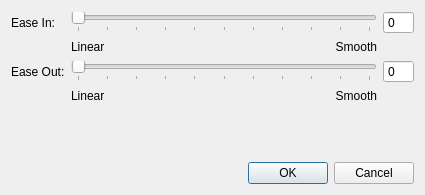
<?xml version="1.0" encoding="UTF-8"?>
<ui version="4.0">
 <class>InterpolationDlg</class>
 <widget class="QDialog" name="InterpolationDlg">
  <property name="geometry">
   <rect>
    <x>0</x>
    <y>0</y>
    <width>425</width>
    <height>195</height>
   </rect>
  </property>
  <property name="windowTitle">
   <string>Set Keyframe Interpolation</string>
  </property>
  <layout class="QVBoxLayout" name="verticalLayout">
   <item>
    <layout class="QGridLayout" name="gridLayout">
     <item row="2" column="1" colspan="2">
      <widget class="QSlider" name="easeOutSlider">
       <property name="sizePolicy">
        <sizepolicy hsizetype="Expanding" vsizetype="Fixed">
         <horstretch>0</horstretch>
         <verstretch>0</verstretch>
        </sizepolicy>
       </property>
       <property name="maximum">
        <number>100</number>
       </property>
       <property name="orientation">
        <enum>Qt::Horizontal</enum>
       </property>
       <property name="tickPosition">
        <enum>QSlider::TicksBelow</enum>
       </property>
       <property name="tickInterval">
        <number>10</number>
       </property>
      </widget>
     </item>
     <item row="0" column="0">
      <widget class="QLabel" name="label">
       <property name="sizePolicy">
        <sizepolicy hsizetype="Maximum" vsizetype="Preferred">
         <horstretch>0</horstretch>
         <verstretch>0</verstretch>
        </sizepolicy>
       </property>
       <property name="text">
        <string>Ease In:</string>
       </property>
      </widget>
     </item>
     <item row="1" column="2">
      <widget class="QLabel" name="label_4">
       <property name="sizePolicy">
        <sizepolicy hsizetype="Preferred" vsizetype="Maximum">
         <horstretch>0</horstretch>
         <verstretch>0</verstretch>
        </sizepolicy>
       </property>
       <property name="text">
        <string>Smooth</string>
       </property>
       <property name="alignment">
        <set>Qt::AlignRight|Qt::AlignTrailing|Qt::AlignVCenter</set>
       </property>
      </widget>
     </item>
     <item row="0" column="1" colspan="2">
      <widget class="QSlider" name="easeInSlider">
       <property name="sizePolicy">
        <sizepolicy hsizetype="Expanding" vsizetype="Fixed">
         <horstretch>0</horstretch>
         <verstretch>0</verstretch>
        </sizepolicy>
       </property>
       <property name="maximum">
        <number>100</number>
       </property>
       <property name="orientation">
        <enum>Qt::Horizontal</enum>
       </property>
       <property name="tickPosition">
        <enum>QSlider::TicksBelow</enum>
       </property>
       <property name="tickInterval">
        <number>10</number>
       </property>
      </widget>
     </item>
     <item row="1" column="1">
      <widget class="QLabel" name="label_3">
       <property name="sizePolicy">
        <sizepolicy hsizetype="Preferred" vsizetype="Maximum">
         <horstretch>0</horstretch>
         <verstretch>0</verstretch>
        </sizepolicy>
       </property>
       <property name="text">
        <string>Linear</string>
       </property>
      </widget>
     </item>
     <item row="3" column="1">
      <widget class="QLabel" name="label_5">
       <property name="sizePolicy">
        <sizepolicy hsizetype="Preferred" vsizetype="Maximum">
         <horstretch>0</horstretch>
         <verstretch>0</verstretch>
        </sizepolicy>
       </property>
       <property name="text">
        <string>Linear</string>
       </property>
      </widget>
     </item>
     <item row="3" column="2">
      <widget class="QLabel" name="label_6">
       <property name="sizePolicy">
        <sizepolicy hsizetype="Preferred" vsizetype="Maximum">
         <horstretch>0</horstretch>
         <verstretch>0</verstretch>
        </sizepolicy>
       </property>
       <property name="text">
        <string>Smooth</string>
       </property>
       <property name="alignment">
        <set>Qt::AlignRight|Qt::AlignTrailing|Qt::AlignVCenter</set>
       </property>
      </widget>
     </item>
     <item row="2" column="0">
      <widget class="QLabel" name="label_2">
       <property name="sizePolicy">
        <sizepolicy hsizetype="Maximum" vsizetype="Preferred">
         <horstretch>0</horstretch>
         <verstretch>0</verstretch>
        </sizepolicy>
       </property>
       <property name="text">
        <string>Ease Out:</string>
       </property>
      </widget>
     </item>
     <item row="0" column="3">
      <widget class="QSpinBox" name="easeInSpinBox">
       <property name="sizePolicy">
        <sizepolicy hsizetype="Maximum" vsizetype="Fixed">
         <horstretch>0</horstretch>
         <verstretch>0</verstretch>
        </sizepolicy>
       </property>
       <property name="buttonSymbols">
        <enum>QAbstractSpinBox::NoButtons</enum>
       </property>
       <property name="maximum">
        <number>100</number>
       </property>
      </widget>
     </item>
     <item row="2" column="3">
      <widget class="QSpinBox" name="easeOutSpinBox">
       <property name="sizePolicy">
        <sizepolicy hsizetype="Maximum" vsizetype="Fixed">
         <horstretch>0</horstretch>
         <verstretch>0</verstretch>
        </sizepolicy>
       </property>
       <property name="buttonSymbols">
        <enum>QAbstractSpinBox::NoButtons</enum>
       </property>
       <property name="maximum">
        <number>100</number>
       </property>
      </widget>
     </item>
    </layout>
   </item>
   <item>
    <spacer name="verticalSpacer">
     <property name="orientation">
      <enum>Qt::Vertical</enum>
     </property>
     <property name="sizeHint" stdset="0">
      <size>
       <width>20</width>
       <height>40</height>
      </size>
     </property>
    </spacer>
   </item>
   <item>
    <widget class="QDialogButtonBox" name="buttonBox">
     <property name="orientation">
      <enum>Qt::Horizontal</enum>
     </property>
     <property name="standardButtons">
      <set>QDialogButtonBox::Cancel|QDialogButtonBox::Ok</set>
     </property>
    </widget>
   </item>
  </layout>
 </widget>
 <resources/>
 <connections>
  <connection>
   <sender>buttonBox</sender>
   <signal>accepted()</signal>
   <receiver>InterpolationDlg</receiver>
   <slot>accept()</slot>
   <hints>
    <hint type="sourcelabel">
     <x>224</x>
     <y>272</y>
    </hint>
    <hint type="destinationlabel">
     <x>157</x>
     <y>274</y>
    </hint>
   </hints>
  </connection>
  <connection>
   <sender>buttonBox</sender>
   <signal>rejected()</signal>
   <receiver>InterpolationDlg</receiver>
   <slot>reject()</slot>
   <hints>
    <hint type="sourcelabel">
     <x>316</x>
     <y>260</y>
    </hint>
    <hint type="destinationlabel">
     <x>286</x>
     <y>274</y>
    </hint>
   </hints>
  </connection>
  <connection>
   <sender>easeInSlider</sender>
   <signal>valueChanged(int)</signal>
   <receiver>easeInSpinBox</receiver>
   <slot>setValue(int)</slot>
   <hints>
    <hint type="sourcelabel">
     <x>331</x>
     <y>21</y>
    </hint>
    <hint type="destinationlabel">
     <x>542</x>
     <y>35</y>
    </hint>
   </hints>
  </connection>
  <connection>
   <sender>easeOutSlider</sender>
   <signal>valueChanged(int)</signal>
   <receiver>easeOutSpinBox</receiver>
   <slot>setValue(int)</slot>
   <hints>
    <hint type="sourcelabel">
     <x>210</x>
     <y>93</y>
    </hint>
    <hint type="destinationlabel">
     <x>545</x>
     <y>93</y>
    </hint>
   </hints>
  </connection>
  <connection>
   <sender>easeInSpinBox</sender>
   <signal>valueChanged(int)</signal>
   <receiver>easeInSlider</receiver>
   <slot>setValue(int)</slot>
   <hints>
    <hint type="sourcelabel">
     <x>533</x>
     <y>24</y>
    </hint>
    <hint type="destinationlabel">
     <x>408</x>
     <y>18</y>
    </hint>
   </hints>
  </connection>
  <connection>
   <sender>easeOutSpinBox</sender>
   <signal>valueChanged(int)</signal>
   <receiver>easeOutSlider</receiver>
   <slot>setValue(int)</slot>
   <hints>
    <hint type="sourcelabel">
     <x>546</x>
     <y>98</y>
    </hint>
    <hint type="destinationlabel">
     <x>338</x>
     <y>84</y>
    </hint>
   </hints>
  </connection>
 </connections>
</ui>
